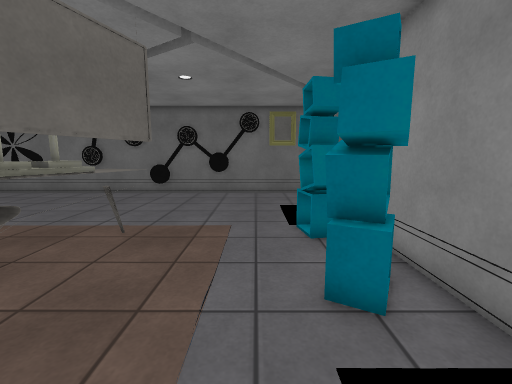
View 1 (above)

16 first-person views from a walk through a 3-D level made in the Unity game engine. The camera is 1.3 m above the floor, tilts 8° down and sees 90° across. The floor is counted in squares, 0.5 m on a side. Each view is taken from the middle of a square. On the plan, view 1 faces up. The plan holds only what a view shows up to about 18 squares ahead; the rest is blank. The place goes on beyond the plan. Surface patterns are stand-ins for the level's own textures.

View 2
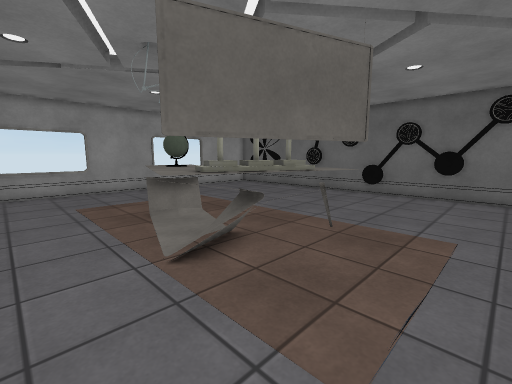

View 3
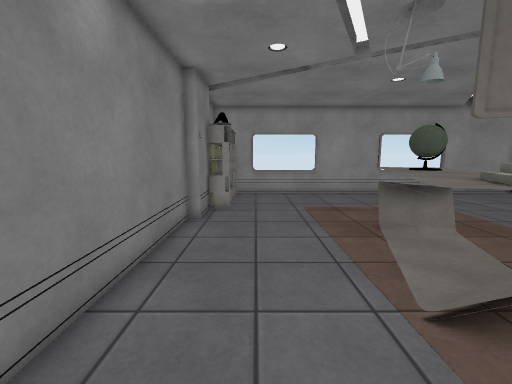

View 4
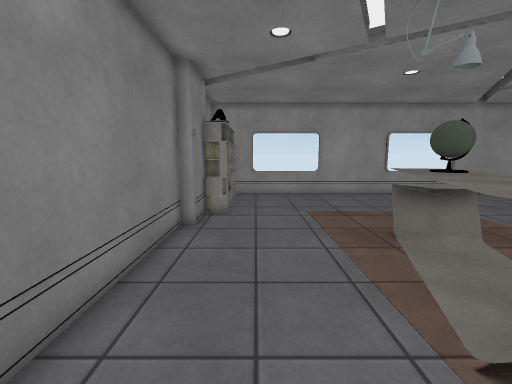

View 5
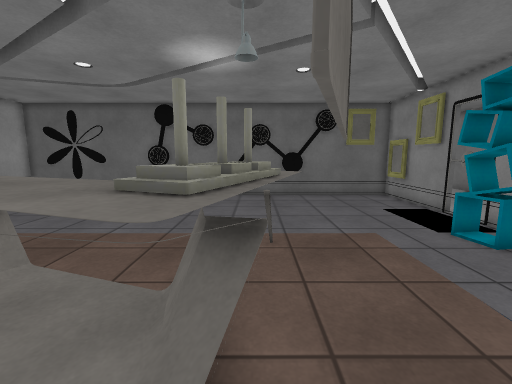

View 6
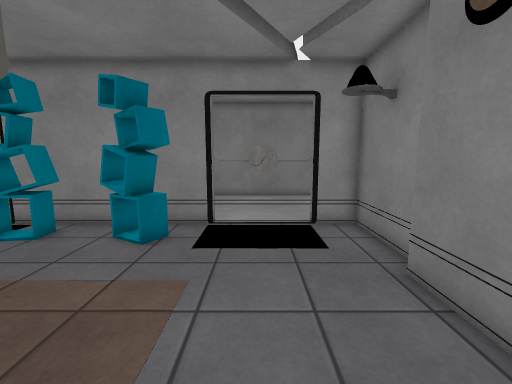

View 7
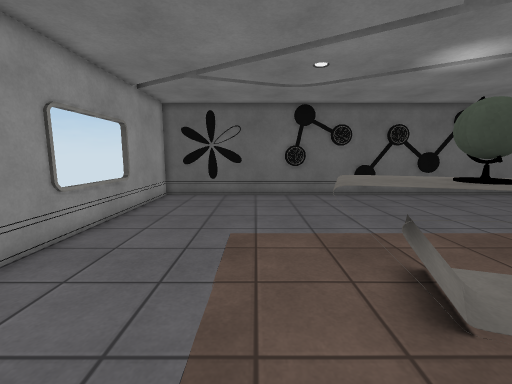

View 8
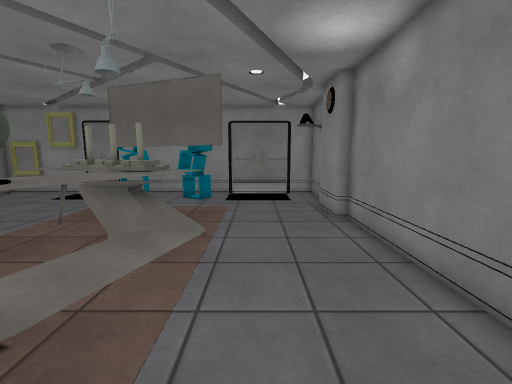

View 9
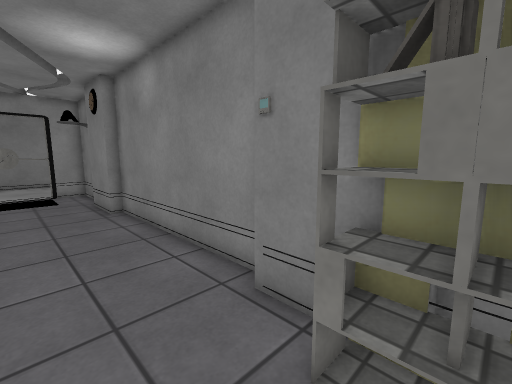

View 10
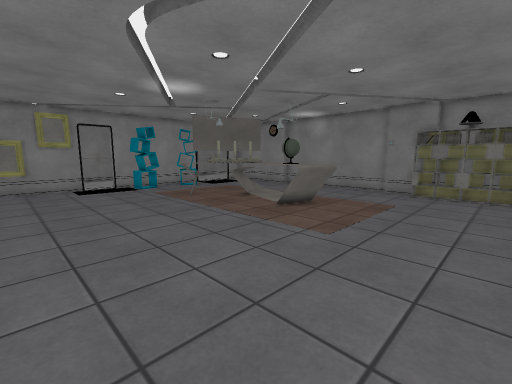

View 11
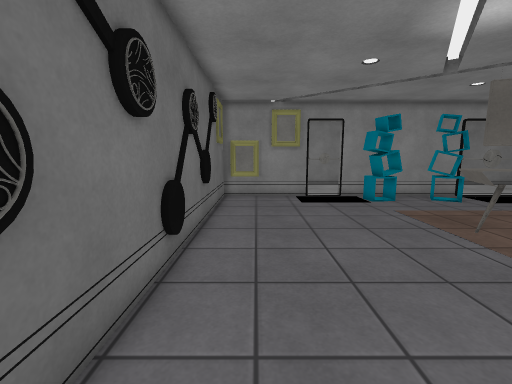

View 12
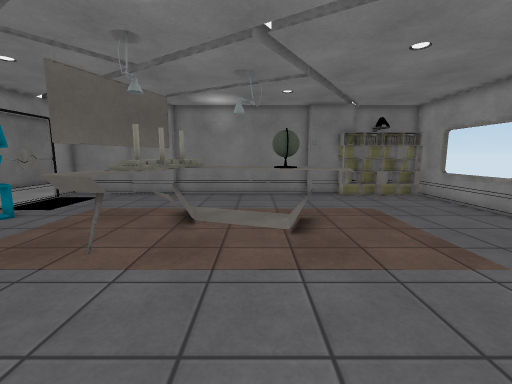

View 13
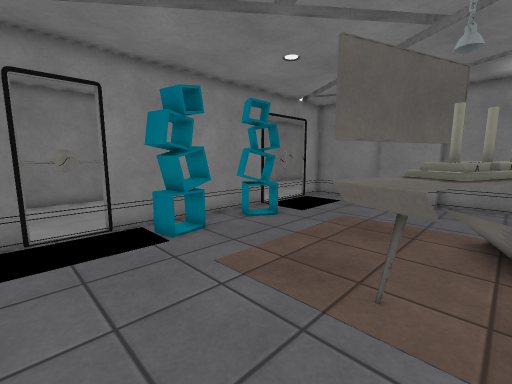

View 14
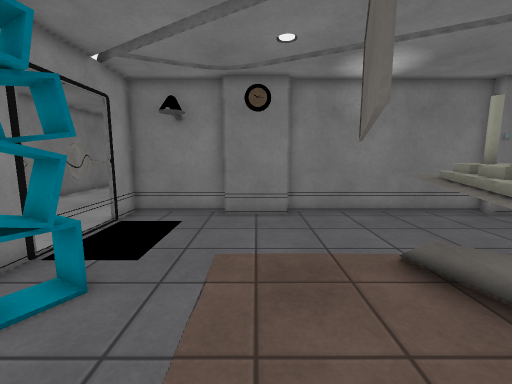

View 15
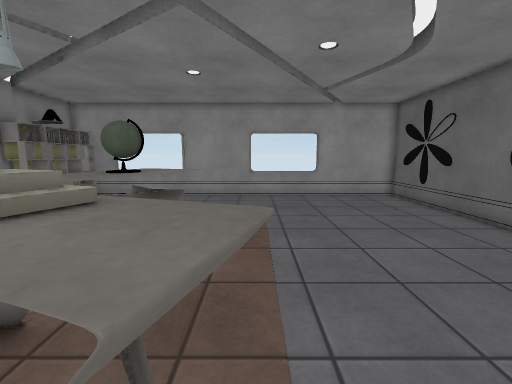

View 16
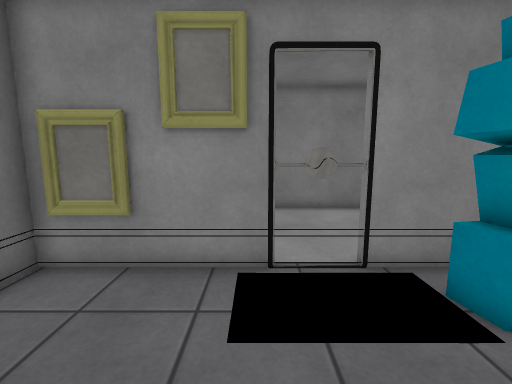

### Floor plan
Key: @ floor where view 1 was taken; # wall or solid block; x gap in a wall; . floor; = window, fence, low wall or low ledge; ^ raised ledge; B bookshelf; O other object.
Columns run from 20 left of view 1 to 4 right of it. Each row starts with its distance up from view 1.
 18 #########################
 17 #.......................#
 16 #.......................#
 15 #.......................#
 14 #.......................#
 13 #.......................#
 12 =..................... ..
 11 =.....................  #
 10 =.....................B #
  9 =..............^^.....BB#
  8 #..............^^ ....BB#
  7 #.......^^#....^^O..... #
  6 #......=^^#^^.^^#O....B #
  5 #......#^OO^^^^^O....BBB#
  4 #........#^^^^^^O....BB #
  3 =............^^OO.......#
  2 =..............O...... ..
  1 =..................... .x
  0 #...................@.  .
 -1 ######..................x
 -2     ###O.........###....#
 -3      ####################

Where each view was taken, in squares from view 1:
view 1: 0 up, 0 right, facing up
view 2: 0 up, 0 right, facing up-left
view 3: 0 up, 2 left, facing left
view 4: 0 up, 3 left, facing left
view 5: 1 up, 5 left, facing up
view 6: 1 up, 6 left, facing right
view 7: 1 up, 14 left, facing up
view 8: 1 up, 14 left, facing right
view 9: 1 up, 16 left, facing down-right
view 10: 17 up, 19 left, facing down-right
view 11: 16 up, 13 left, facing right
view 12: 15 up, 9 left, facing down
view 13: 13 up, 6 left, facing down-right
view 14: 9 up, 2 left, facing down
view 15: 9 up, 3 left, facing left
view 16: 13 up, 2 left, facing right
